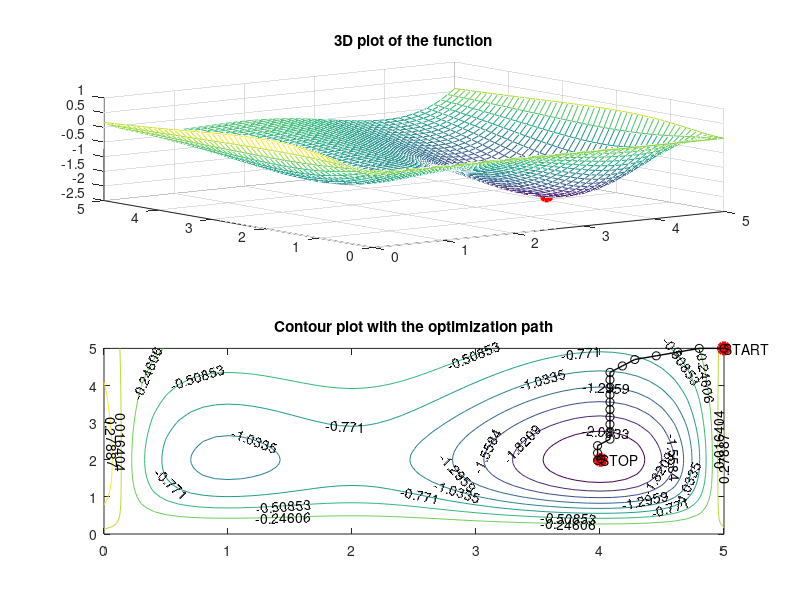

Write the MATLAB code that produced this figure.
function [] = Lab_15()
    clc
    close
    clearvars

    wybor = 3;

    switch wybor
        case 1
            f = @(x, y) x.^2 + y.^2;
            x1p = -10;
            x1k = 10;
            x2p = -10;
            x2k = 10;
            x10 = 8;
            x20 = -10;
            krok = 1;
        case 2
            f = @(x, y) -cos(x) .* cos(y) .* exp(-((x-pi).^2 + (y-pi).^2));
            x1p = 2;
            x1k = 4;
            x2p = 2;
            x2k = 4;
            x10 = 2;
            x20 = 2;
            krok = 0.1;
        otherwise
            f = @(x, y) (1-8*x + 7*x.^2 - (7/3)*x.^3 + (1/4)*x.^4) .* ((y.^2) .* exp(-y));
            x1p = 0;
            x1k = 5;
            x2p = 0;
            x2k = 5;
            x10 = 5;
            x20 = 5;
            krok = 0.2;
    end

    eps = 0.01;

    [x1, x2, dx1, dx2, it] = sww(f, x10, x20, krok, eps, x1p, x1k, x2p, x2k, 13)

    subplot(2,1,1)
    [x, y] = meshgrid(x1p:0.1:x1k, x2p:0.1:x2k);
    z = f(x, y);
    mesh(x, y, z);
    hold on
    plot3(x1, x2, f(x1, x2), 'r*', 'MarkerSize', 10, 'LineWidth', 3);
    title('3D plot of the function');
    

    subplot(2,1,2);
    [c, h] = contour(x, y, z);
    clabel(c, h);
    hold on
    plot(x10, x20, 'r*', 'MarkerSize', 10, 'LineWidth', 3);
    text(x10, x20, 'START');
    plot(x1, x2, 'r*', 'MarkerSize', 10, 'LineWidth', 3);
    text(x1, x2, 'STOP');
    
    for i = 1:length(dx1)-1
        line([dx1(i), dx1(i+1)], [dx2(i), dx2(i+1)], 'Color', 'k', 'LineWidth', 1);
        plot(dx1(i), dx2(i), 'ko');
    end
    title('Contour plot with the optimization path');
end

function [x1, x2, dx1, dx2, it] = sww(f, x10, x20, krok, eps, x1p, x1k, x2p, x2k, kierunki)
    theta = linspace(0, 2*pi, kierunki);
    e = [cos(theta); sin(theta)];
    dx1 = [x10];
    dx2 = [x20];
    it = 0;
    fx = zeros(1, kierunki);
    f0 = f(x10, x20);
 
    while true
        for i = 1:kierunki
            fx(i) = f(x10 + e(1, i) * krok, x20 + e(2, i) * krok);
        end
        [f1, i] = min(fx);
        
        if f1 < f0
            x10 = x10 + e(1, i) * krok;
            x20 = x20 + e(2, i) * krok;
            f0 = f1;
            it = it + 1;
            dx1(end + 1) = x10;
            dx2(end + 1) = x20;
        else
            krok = krok / 2;
        end
 
        if krok < eps
            break; 
        end
    end
 
    x1 = x10;
    x2 = x20;
end